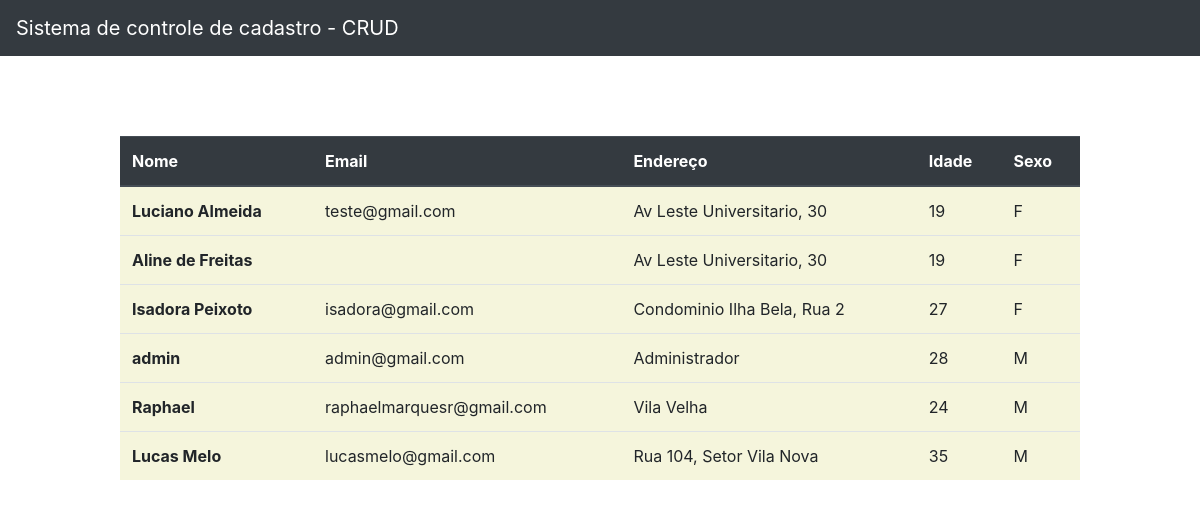
Page /home/editar_usuario/ on the earlier database version.
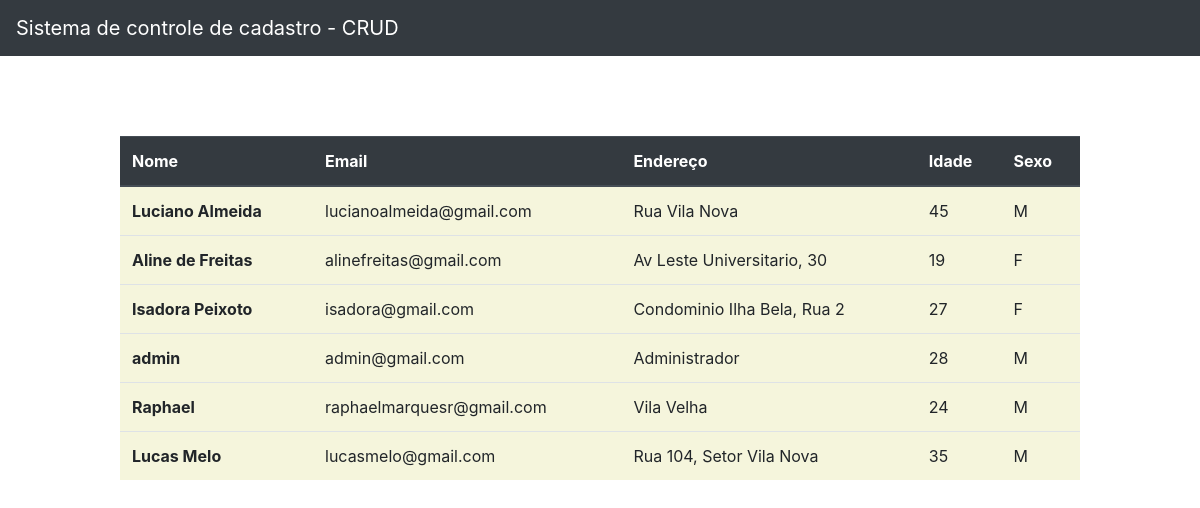
Same page on the later database version.
### usuario/models.py (models this page shows)
class Usuario(models.Model):
    img = models.ImageField(upload_to='avatar_usuario', null=True, blank=True)
    nome = models.CharField(max_length=30)
    email = models.EmailField()
    senha = models.CharField(max_length=64)
    endereco = models.CharField(max_length=100)
    idade = models.IntegerField(blank=True, null=True)
    i = (
        ('M', 'masculino'),
        ('F', 'feminino'),
    )
    sexo = models.CharField(max_length=30, choices=i, default='M')
    def __str__(self) -> str:
        return self.nome

### home/views.py (the view)
# urls.py: path('editar_usuario/', views.editar_usuario, name='editar_usuario')
def editar_usuario(request):
    if request.method == 'POST':
        usuario_id = request.POST.get('usuario')
        usuario = Usuario.objects.get(id = usuario_id)
        senha = request.POST.get('senha')
        email = request.POST.get('email')
        usuario.email = request.POST.get('email')
        senha = sha256(senha.encode()).hexdigest()
        usuario.senha = senha
        usuario.endereco = request.POST.get('endereco')
        usuario.idade = request.POST.get('idade')
        usuario.sexo = request.POST.get('sexo')
        usuario.save()
        return redirect('/home/home/?status=6')
    else:
        return render(request, 'home.html', {'usuarios': Usuario.objects.all()})

### home/templates/home.html (shortened to what this page needs)
{% extends 'base.html' %}
{% block 'conteudo' %}
<div style="margin-right: 10%; margin-top: 80px; margin-left: 10% ">
    <table class="table">
        <thead class="thead-dark">
        <tr>
            <th scope="col">Nome</th>
            <th scope="col">Email</th>
            <th scope="col">Endereço</th>
            <th scope="col">Idade</th>
            <th scope="col">Sexo</th>
        </tr>
        </thead>
        <tbody>
        {% for usuario in usuarios %}
        <tr style="background-color: beige">
            <th  scope="row">{{usuario}}</th>
            <td>{{usuario.email}}</td>
            <td>{{usuario.endereco}}</td>
            <td>{{usuario.idade}}</td>
            <td>{{usuario.sexo}}</td>
        </tr>
        {% endfor %}
        </tbody>
    </table>
</div>
{% endblock %}

Differences in the rows shown:
changed Usuario "Luciano Almeida": email "teste@gmail.com" → "lucianoalmeida@gmail.com"; endereco "Av Leste Universitario, 30" → "Rua Vila Nova"; idade "19" → "45"; sexo "F" → "M"
changed Usuario "Aline de Freitas": email (not shown) → "alinefreitas@gmail.com"
